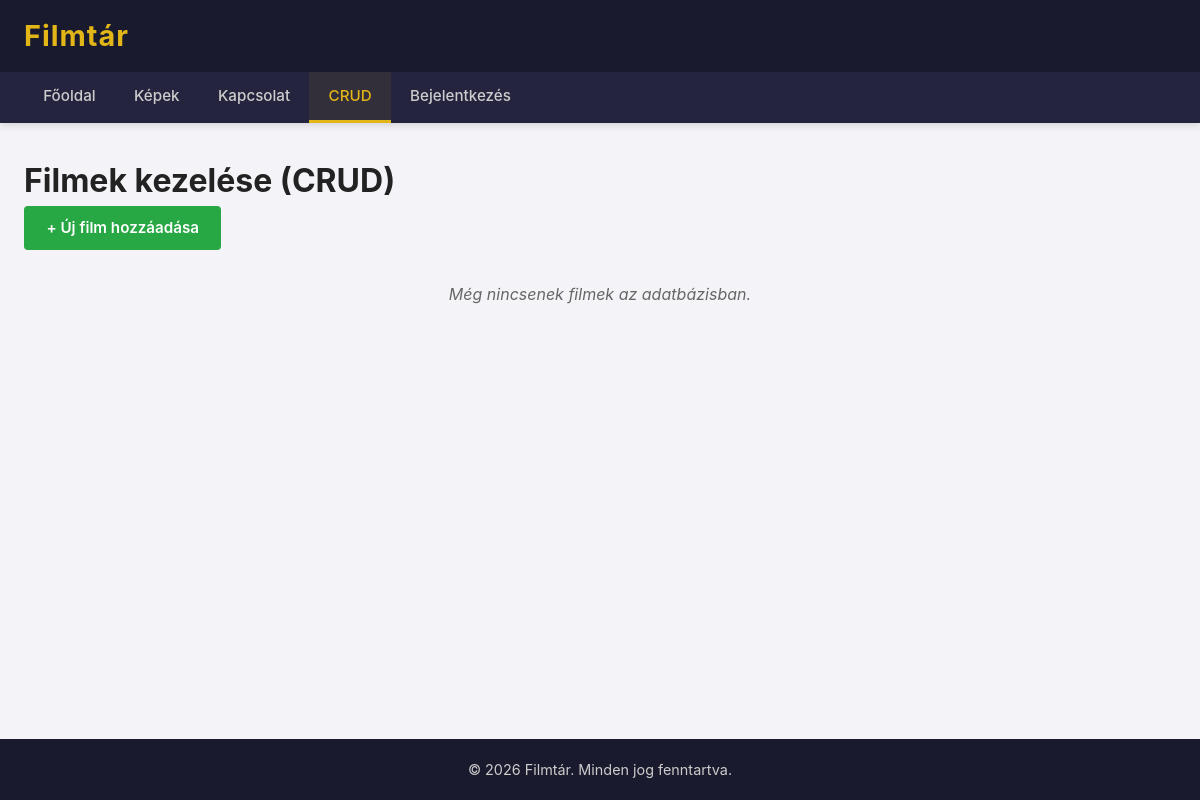
Before: /index.php?page=crud with the older database file.
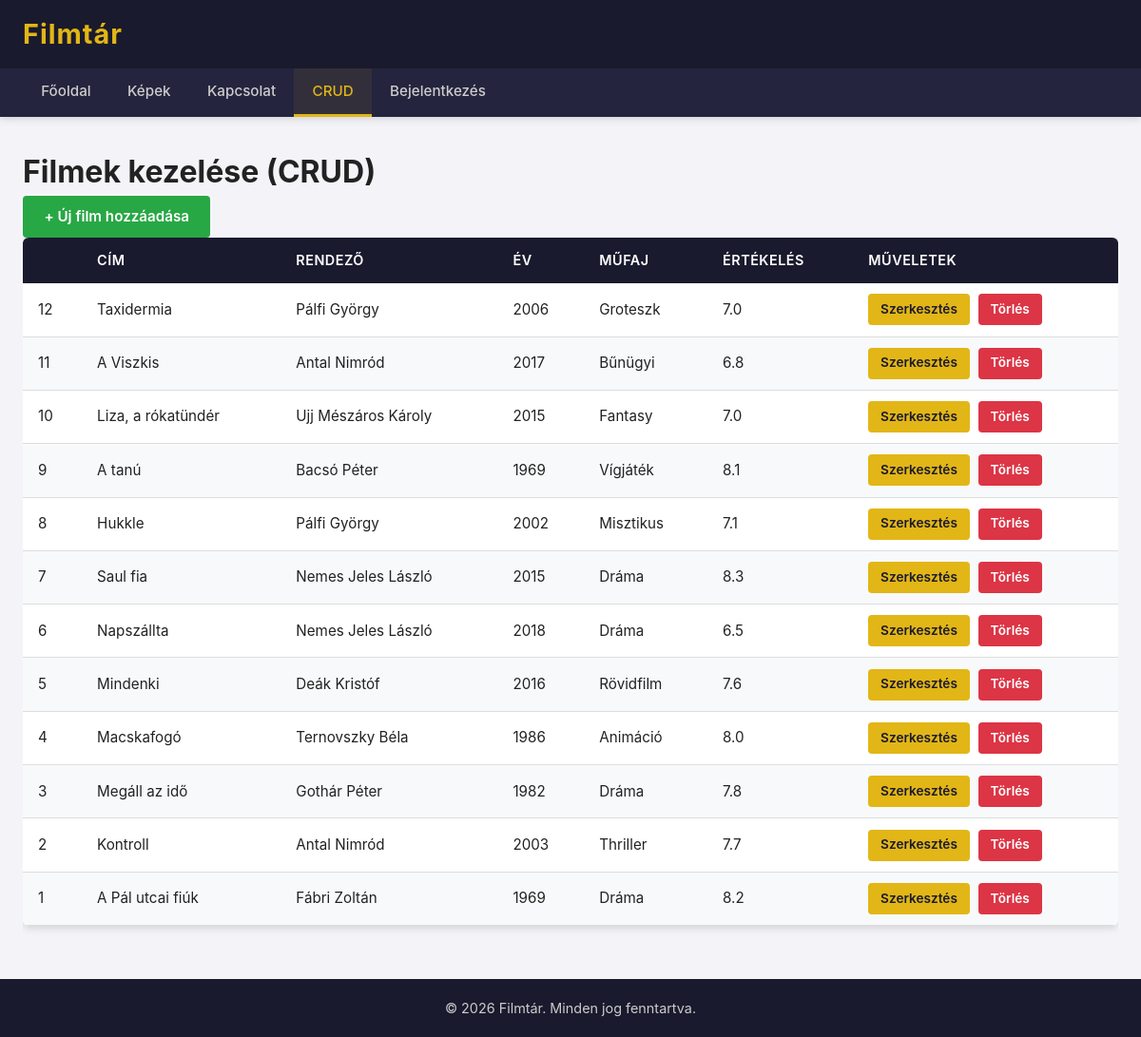
After: the same page with the newer database file.
### tables this page shows
CREATE TABLE `g_filmek` (
 `id` INT AUTO_INCREMENT PRIMARY KEY ,
 `cim` VARCHAR(200) NOT NULL ,
 `rendezo` VARCHAR(100) NOT NULL ,
 `ev` INT NOT NULL ,
 `mufaj` VARCHAR(100) NOT NULL ,
 `ertekeles` DECIMAL(3,1) DEFAULT NULL ,
 `leiras` TEXT DEFAULT NULL 
);

### pages/crud.php (the view, shortened to what this page needs)
<?php
$action = $_GET['action'] ?? 'list';
switch ($action) {
    case 'list':
    default:
        ?>
        <h1>Filmek kezelése (CRUD)</h1>
        <a href="index.php?page=crud&action=uj" class="btn btn-success">+ Új film hozzáadása</a>
        <?php
        $stmt = $dbh->prepare('SELECT * FROM g_filmek ORDER BY id DESC');
        $stmt->execute();
        $filmek = $stmt->fetchAll();
        if (count($filmek) > 0):
        ?>
            <div class="table-responsive">
                <table class="crud-table">
                    <thead>
                        <tr>
                            <th>
                            <th>Cím</th>
                            <th>Rendező</th>
                            <th>Év</th>
                            <th>Műfaj</th>
                            <th>Értékelés</th>
                            <th>Műveletek</th>
                        </tr>
                    </thead>
                    <tbody>
                        <?php foreach ($filmek as $film): ?>
                            <tr>
                                <td><?= (int)$film['id'] ?></td>
                                <td><?= htmlspecialchars($film['cim']) ?></td>
                                <td><?= htmlspecialchars($film['rendezo']) ?></td>
                                <td><?= (int)$film['ev'] ?></td>
                                <td><?= htmlspecialchars($film['mufaj']) ?></td>
                                <td><?= isset($film['ertekeles']) ? number_format((float)$film['ertekeles'], 1) : '–' ?></td>
                                <td class="actions">
                                    <a href="index.php?page=crud&action=szerkeszt&id=<?= (int)$film['id'] ?>" class="btn btn-primary btn-sm">Szerkesztés</a>
                                    <a href="index.php?page=crud&action=torol&id=<?= (int)$film['id'] ?>" class="btn btn-danger btn-sm">Törlés</a>
                                </td>
                            </tr>
                        <?php endforeach; ?>
                    </tbody>
                </table>
            </div>
        <?php else: ?>
            <p class="empty-message">Még nincsenek filmek az adatbázisban.</p>
        <?php endif; ?>
        <?php
        break;
        ?>
        <?php
}

### templates/header.php (shortened to what this page needs)
<!DOCTYPE html>
<html lang="hu">
<head>
    <link rel="stylesheet" href="css/style.css">
</head>
<body>
<header>
    <div class="header-content">
        <h1 class="site-title">Filmtár</h1>
    </div>
    <nav id="main-nav">
        <ul>
            <?php if (isset($_SESSION['user'])): ?>
                <li><a href="index.php?page=fooldal" class="<?= (isset($page) && $page === 'fooldal') ? 'active' : '' ?>">Főoldal</a></li>
                <li><a href="index.php?page=kepek" class="<?= (isset($page) && $page === 'kepek') ? 'active' : '' ?>">Képek</a></li>
                <li><a href="index.php?page=kapcsolat" class="<?= (isset($page) && $page === 'kapcsolat') ? 'active' : '' ?>">Kapcsolat</a></li>
                <li><a href="index.php?page=crud" class="<?= (isset($page) && $page === 'crud') ? 'active' : '' ?>">CRUD</a></li>
                <li><a href="index.php?page=uzenetek" class="<?= (isset($page) && $page === 'uzenetek') ? 'active' : '' ?>">Üzenetek</a></li>
                <li><a href="index.php?page=kijelentkezes" class="<?= (isset($page) && $page === 'kijelentkezes') ? 'active' : '' ?>">Kijelentkezés</a></li>
            <?php else: ?>
                <li><a href="index.php?page=fooldal" class="<?= (isset($page) && $page === 'fooldal') ? 'active' : '' ?>">Főoldal</a></li>
                <li><a href="index.php?page=kepek" class="<?= (isset($page) && $page === 'kepek') ? 'active' : '' ?>">Képek</a></li>
                <li><a href="index.php?page=kapcsolat" class="<?= (isset($page) && $page === 'kapcsolat') ? 'active' : '' ?>">Kapcsolat</a></li>
                <li><a href="index.php?page=crud" class="<?= (isset($page) && $page === 'crud') ? 'active' : '' ?>">CRUD</a></li>
                <li><a href="index.php?page=belepes" class="<?= (isset($page) && $page === 'belepes') ? 'active' : '' ?>">Bejelentkezés</a></li>
            <?php endif; ?>
        </ul>
    </nav>
</header>
<main>

### index.php (shortened to what this page needs)
<?php
require __DIR__ . '/config.php';
$page = $_GET['page'] ?? 'fooldal';
require __DIR__ . '/templates/header.php';
if ($flash !== null): ?>
<?php endif;
switch ($page) {
    case 'crud': require __DIR__ . '/pages/crud.php'; break;
}
require __DIR__ . '/templates/footer.php';

### templates/footer.php (shortened to what this page needs)
</main>
<footer>
    <p>&copy; 2026 Filmtár. Minden jog fenntartva.</p>
</footer>
</body>
</html>

### css/style.css (style rules this page uses)
*, *::before, *::after { margin: 0; padding: 0; box-sizing: border-box; }
html { font-size: 16px; scroll-behavior: smooth; }
body { font-family: -apple-system, BlinkMacSystemFont, "Segoe UI", Roboto, "Helvetica Neue", Arial, sans-serif; background-color: #f4f4f8; color: #222; line-height: 1.6; min-height: 100vh; display: flex; flex-direction: column; }
a { text-decoration: none; color: inherit; }
ul { list-style: none; }
:root { --dark-blue: #1a1a2e; --dark-blue-light: #24243e; --accent-gold: #e2b616; --accent-gold-hover: #f0c830; --white: #ffffff; --light-bg: #f4f4f8; --text-dark: #222222; --text-light: #cccccc; --success-green: #28a745; --danger-red: #dc3545; --info-blue: #007bff; --warning-orange: #fd7e14; --border-color: #ddd; --shadow: 0 2px 8px rgba(0, 0, 0, 0.15); }
header { background-color: var(--dark-blue); color: var(--white); padding: 0; position: sticky; top: 0; z-index: 1000; box-shadow: var(--shadow); }
.header-content { max-width: 1200px; margin: 0 auto; padding: 0.8rem 1.5rem; display: flex; align-items: center; justify-content: space-between; flex-wrap: wrap; }
.site-title { font-size: 1.8rem; font-weight: 700; color: var(--accent-gold); letter-spacing: 1px; }
nav { background-color: var(--dark-blue-light); }
nav ul { max-width: 1200px; margin: 0 auto; display: flex; align-items: center; padding: 0 1.5rem; }
nav ul li a { display: block; padding: 0.75rem 1.2rem; color: var(--text-light); font-size: 0.95rem; font-weight: 500; transition: color 0.3s ease, background-color 0.3s ease, border-bottom 0.3s ease; border-bottom: 3px solid transparent; }
nav ul li a.active { color: var(--accent-gold); border-bottom-color: var(--accent-gold); background-color: rgba(226, 182, 22, 0.08); }
main { max-width: 1200px; width: 100%; margin: 0 auto; padding: 2rem 1.5rem; flex: 1; }
p { margin-bottom: 1rem; }
.btn { display: inline-block; padding: 0.6rem 1.4rem; border: none; border-radius: 4px; font-size: 0.95rem; font-weight: 600; cursor: pointer; transition: background-color 0.3s ease, transform 0.15s ease, box-shadow 0.3s ease; text-align: center; font-family: inherit; }
.btn-primary { background-color: var(--accent-gold); color: var(--dark-blue); }
.btn-success { background-color: var(--success-green); color: var(--white); }
.btn-danger { background-color: var(--danger-red); color: var(--white); }
.btn-sm { padding: 0.35rem 0.8rem; font-size: 0.85rem; }
.table-responsive { width: 100%; overflow-x: auto; -webkit-overflow-scrolling: touch; }
table { width: 100%; border-collapse: collapse; margin-bottom: 1.5rem; background-color: var(--white); box-shadow: var(--shadow); border-radius: 6px; overflow: hidden; }
thead { background-color: var(--dark-blue); color: var(--white); }
thead th { padding: 0.8rem 1rem; text-align: left; font-weight: 600; font-size: 0.9rem; text-transform: uppercase; letter-spacing: 0.5px; }
tbody tr { border-bottom: 1px solid var(--border-color); transition: background-color 0.2s ease; }
tbody tr:nth-child(even) { background-color: #f8f9fa; }
tbody td { padding: 0.7rem 1rem; font-size: 0.95rem; }
td .btn + .btn { margin-left: 0.3rem; }
footer { background-color: var(--dark-blue); color: var(--text-light); text-align: center; padding: 1.2rem 1.5rem; margin-top: auto; font-size: 0.9rem; }
footer p { margin: 0; }
.crud-table { width: 100%; }
td.actions { white-space: nowrap; }
.empty-message { text-align: center; padding: 2rem; color: #666; font-size: 1rem; font-style: italic; }

Changed rows visible on the page:
added g_filmek: id "12", cim "Taxidermia", rendezo "Pálfi György", ev "2006", mufaj "Groteszk", ertekeles "7.0"
added g_filmek: id "11", cim "A Viszkis", rendezo "Antal Nimród", ev "2017", mufaj "Bűnügyi", ertekeles "6.8"
added g_filmek: id "10", cim "Liza, a rókatündér", rendezo "Ujj Mészáros Károly", ev "2015", mufaj "Fantasy", ertekeles "7.0"
added g_filmek: id "9", cim "A tanú", rendezo "Bacsó Péter", ev "1969", mufaj "Vígjáték", ertekeles "8.1"
added g_filmek: id "8", cim "Hukkle", rendezo "Pálfi György", ev "2002", mufaj "Misztikus", ertekeles "7.1"
added g_filmek: id "7", cim "Saul fia", rendezo "Nemes Jeles László", ev "2015", mufaj "Dráma", ertekeles "8.3"
added g_filmek: id "6", cim "Napszállta", rendezo "Nemes Jeles László", ev "2018", mufaj "Dráma", ertekeles "6.5"
added g_filmek: id "5", cim "Mindenki", rendezo "Deák Kristóf", ev "2016", mufaj "Rövidfilm", ertekeles "7.6"
added g_filmek: id "4", cim "Macskafogó", rendezo "Ternovszky Béla", ev "1986", mufaj "Animáció", ertekeles "8.0"
added g_filmek: id "3", cim "Megáll az idő", rendezo "Gothár Péter", ev "1982", mufaj "Dráma", ertekeles "7.8"
added g_filmek: id "2", cim "Kontroll", rendezo "Antal Nimród", ev "2003", mufaj "Thriller", ertekeles "7.7"
added g_filmek: id "1", cim "A Pál utcai fiúk", rendezo "Fábri Zoltán", ev "1969", mufaj "Dráma", ertekeles "8.2"
Other visible differences:
text no longer shown: "Még nincsenek filmek az adatbázisban."
text now shown: "CÍM RENDEZŐ ÉV MŰFAJ ÉRTÉKELÉS MŰVELETEK"
